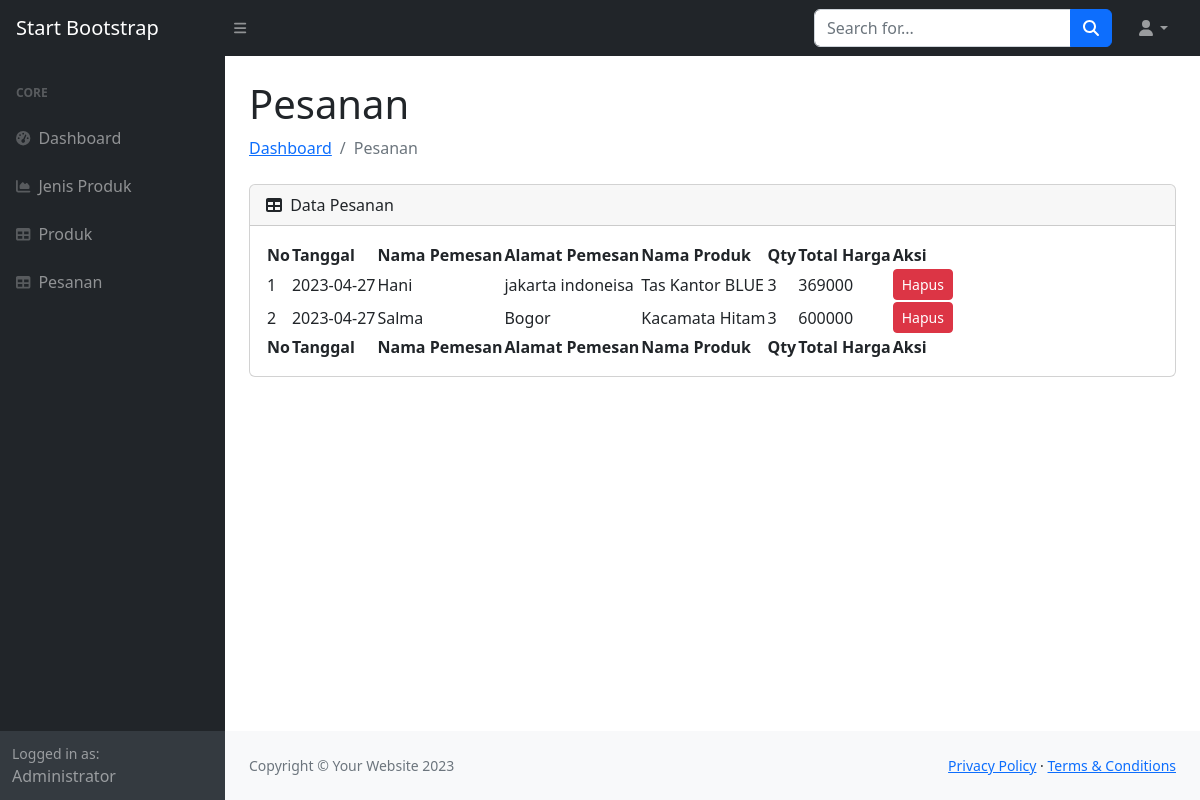
Screenshot of /administrator/pesanan.php with the database file from the repository.
### tables this page shows
CREATE TABLE `pesanan` (
  `id` int(11) NOT NULL,
  `nama_produk` varchar(45) NOT NULL,
  `qty` int(11) NOT NULL DEFAULT 1,
  `tanggal` date NOT NULL,
  `total_harga` double NOT NULL,
  `nama_pemesan` varchar(45) NOT NULL,
  `alamat_pemesan` varchar(45) NOT NULL
);

### administrator/pesanan.php (the view, shortened to what this page needs)
<?php
include_once('page/head.php');
include_once('page/nav.php');
?>
<main>
    <div class="container-fluid px-4">
        <h1 class="mt-4">Pesanan</h1>
        <ol class="breadcrumb mb-4">
            <li class="breadcrumb-item"><a href="index.html">Dashboard</a></li>
            <li class="breadcrumb-item active">Pesanan</li>
        </ol>
        <div class="card mb-4">
            <div class="card-header">
               <i class="fas fa-table me-1"></i> Data Pesanan
            </div>
            <div class="card-body">
                <table id="datatablesSimple">
                    <thead>
                        <tr>
                            <th>No</th>
                            <th>Tanggal</th>
                            <th>Nama Pemesan</th>
                            <th>Alamat Pemesan</th>
                            <th>Nama Produk</th>
                            <th>Qty</th>
                            <th>Total Harga</th>
                            <th>Aksi</th>
                        </tr>
                    </thead>
                    <tfoot>
                        <tr>
                            <th>No</th>
                            <th>Tanggal</th>
                            <th>Nama Pemesan</th>
                            <th>Alamat Pemesan</th>
                            <th>Nama Produk</th>
                            <th>Qty</th>
                            <th>Total Harga</th>
                            <th>Aksi</th>
                        </tr>
                    </tfoot>
                    <tbody>
                        <?php
                        $no = 1;
                        $sql = "SELECT * FROM pesanan";
                        $stmt = $dbh->prepare($sql);
                        $stmt->execute();
                        while ($row = $stmt->fetch(PDO::FETCH_ASSOC)) {
                        ?>
                            <tr>
                                <td><?= $no++ ?></td>
                                <td><?= $row['tanggal'] ?></td>
                                <td><?= $row['nama_pemesan'] ?></td>
                                <td><?= $row['alamat_pemesan'] ?></td>
                                <td><?= $row['nama_produk'] ?></td>
                                <td><?= $row['qty'] ?></td>
                                <td><?= $row['total_harga'] ?></td>
                                <td>
                                    <a href="?id=<?= $row['id'] ?>" class="btn btn-danger btn-sm">Hapus</a>
                                </td>
                            </tr>
                        <?php }
                        ?>
                    </tbody>
                </table>
            </div>
        </div>
    </div>
</main>
<?php include_once('page/footer.php') ?>

### rows the page displays
pesanan: tanggal "2023-04-27", nama_pemesan "Hani", alamat_pemesan "jakarta indoneisa", nama_produk "Tas Kantor BLUE", qty "3", total_harga "369000"
pesanan: tanggal "2023-04-27", nama_pemesan "Salma", alamat_pemesan "Bogor", nama_produk "Kacamata Hitam", qty "3", total_harga "600000"
